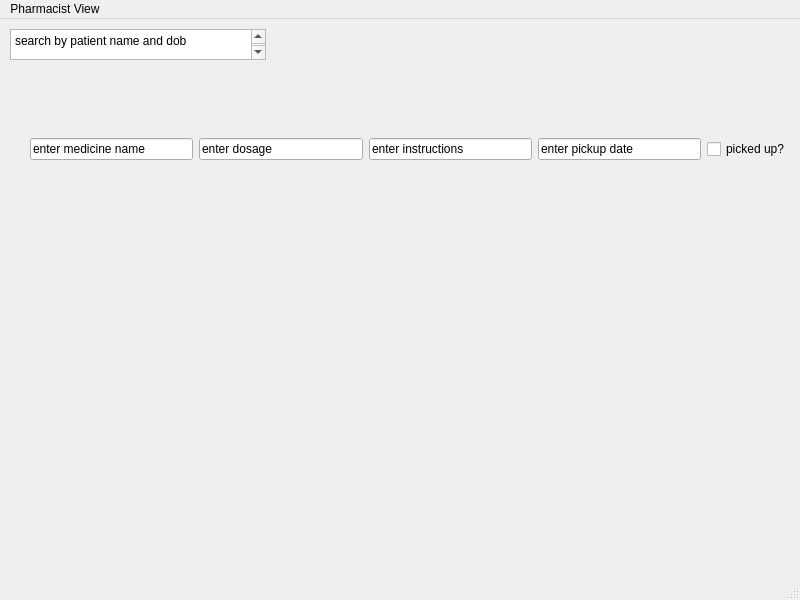
<?xml version="1.0" encoding="UTF-8"?>
<ui version="4.0">
 <class>MainWindow</class>
 <widget class="QMainWindow" name="MainWindow">
  <property name="geometry">
   <rect>
    <x>0</x>
    <y>0</y>
    <width>800</width>
    <height>600</height>
   </rect>
  </property>
  <property name="windowTitle">
   <string>MainWindow</string>
  </property>
  <widget class="QWidget" name="centralwidget">
   <widget class="QTextBrowser" name="textBrowser">
    <property name="geometry">
     <rect>
      <x>10</x>
      <y>10</y>
      <width>256</width>
      <height>31</height>
     </rect>
    </property>
    <property name="html">
     <string>&lt;!DOCTYPE HTML PUBLIC &quot;-//W3C//DTD HTML 4.0//EN&quot; &quot;http://www.w3.org/TR/REC-html40/strict.dtd&quot;&gt;
&lt;html&gt;&lt;head&gt;&lt;meta name=&quot;qrichtext&quot; content=&quot;1&quot; /&gt;&lt;meta charset=&quot;utf-8&quot; /&gt;&lt;style type=&quot;text/css&quot;&gt;
p, li { white-space: pre-wrap; }
hr { height: 1px; border-width: 0; }
li.unchecked::marker { content: &quot;\2610&quot;; }
li.checked::marker { content: &quot;\2612&quot;; }
&lt;/style&gt;&lt;/head&gt;&lt;body style=&quot; font-family:'Segoe UI'; font-size:9pt; font-weight:400; font-style:normal;&quot;&gt;
&lt;p style=&quot; margin-top:0px; margin-bottom:0px; margin-left:0px; margin-right:0px; -qt-block-indent:0; text-indent:0px;&quot;&gt;search by patient name and dob&lt;/p&gt;
&lt;p style=&quot;-qt-paragraph-type:empty; margin-top:0px; margin-bottom:0px; margin-left:0px; margin-right:0px; -qt-block-indent:0; text-indent:0px;&quot;&gt;&lt;br /&gt;&lt;/p&gt;&lt;/body&gt;&lt;/html&gt;</string>
    </property>
   </widget>
   <widget class="QWidget" name="gridLayoutWidget">
    <property name="geometry">
     <rect>
      <x>30</x>
      <y>70</y>
      <width>761</width>
      <height>121</height>
     </rect>
    </property>
    <layout class="QGridLayout" name="gridLayout">
     <item row="0" column="2">
      <widget class="QLineEdit" name="lineEdit_5">
       <property name="text">
        <string>enter instructions</string>
       </property>
      </widget>
     </item>
     <item row="0" column="0">
      <widget class="QLineEdit" name="lineEdit">
       <property name="text">
        <string>enter medicine name</string>
       </property>
      </widget>
     </item>
     <item row="0" column="1">
      <widget class="QLineEdit" name="lineEdit_3">
       <property name="text">
        <string>enter dosage</string>
       </property>
      </widget>
     </item>
     <item row="0" column="3">
      <widget class="QLineEdit" name="lineEdit_2">
       <property name="text">
        <string>enter pickup date</string>
       </property>
      </widget>
     </item>
     <item row="0" column="4">
      <widget class="QCheckBox" name="checkBox">
       <property name="text">
        <string>picked up?</string>
       </property>
      </widget>
     </item>
    </layout>
   </widget>
  </widget>
  <widget class="QMenuBar" name="menubar">
   <property name="geometry">
    <rect>
     <x>0</x>
     <y>0</y>
     <width>800</width>
     <height>25</height>
    </rect>
   </property>
   <widget class="QMenu" name="menuPharmacist_View">
    <property name="title">
     <string>Pharmacist View</string>
    </property>
   </widget>
   <addaction name="menuPharmacist_View"/>
  </widget>
  <widget class="QStatusBar" name="statusbar"/>
 </widget>
 <resources/>
 <connections/>
</ui>
